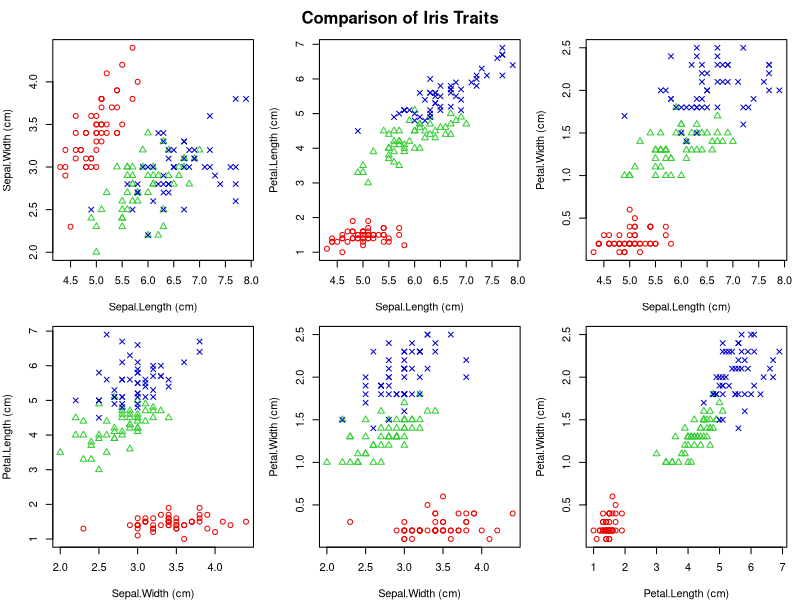
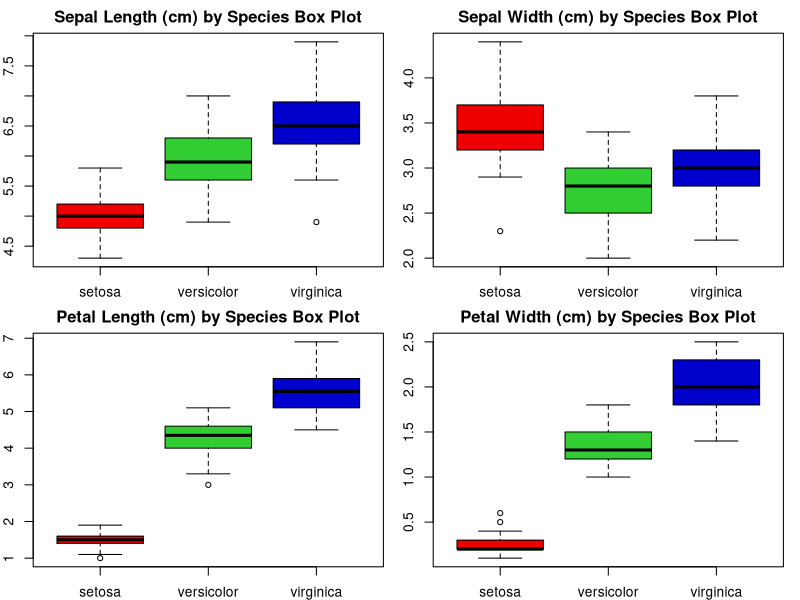
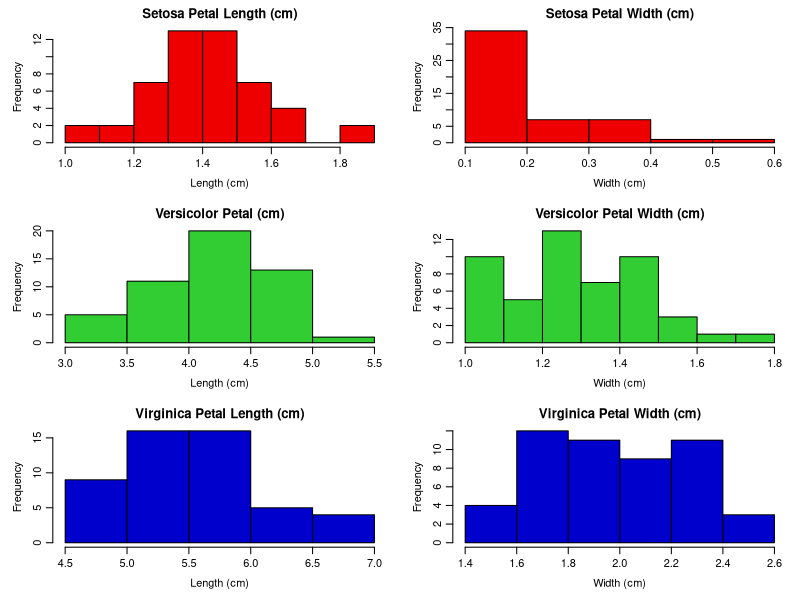

The R source for these figures, in order:
# built into R
data("iris")

speciesID <- as.numeric(as.factor(iris$Species))

# red = setosa, green = versicolor, blue = virginica
color <- c("red2", "limegreen", "mediumblue")
colorVals <- color[speciesID]

# circle, triangle, X
pchVals <- c(1, 2, 4)[speciesID]

# Graphs of pairs of traits with different colors for each species
par(mfrow = c(2, 3), mar = c(4, 4, 1, 1), oma = c(0, 0, 2, 0)) 
combinations <- combn(1:4, 2)
for(i in 1:6) {
  xCol <- combinations[1, i]
  yCol <- combinations[2, i]
  
  xLabel <- paste(names(iris)[xCol], "(cm)")
  yLabel <- paste(names(iris)[yCol], "(cm)")
  
  plot(iris[, xCol], iris[, yCol],
       col = colorVals,
       pch = pchVals,
       xlab = xLabel,
       ylab = yLabel)
}
mtext("Comparison of Iris Traits", outer = TRUE, font = 2)

# Box plots of each feature by species
par(mfrow = c(2, 2),
    mar = c(2, 2, 2, 1),
    oma = c(0, 0, 0, 0),
    mgp = c(2.5, 1, 0))
boxplot(Sepal.Length ~ Species,
        data = iris,
        main = "Sepal Length (cm) by Species Box Plot",
        col = color)
boxplot(Sepal.Width ~ Species,
        data = iris,
        main = "Sepal Width (cm) by Species Box Plot",
        col = color)
boxplot(Petal.Length ~ Species,
        data = iris,
        main = "Petal Length (cm) by Species Box Plot",
        col = color)
boxplot(Petal.Width ~ Species,
        data = iris,
        main = "Petal Width (cm) by Species Box Plot",
        col = color)

# seperate iris data set into each species
setosa <- iris[iris$Species == "setosa",]
versicolor <- iris[iris$Species == "versicolor",]
virginica <- iris[iris$Species == "virginica",]

# histogram of each feature by species
par(mfrow = c(3, 2), mar = c(4, 4, 2, 1), mgp = c(2.2, 0.7, 0))
hist(setosa$Petal.Length, 
     main = "Setosa Petal Length (cm)",
     xlab = "Length (cm)", 
     col = color[1])
hist(setosa$Petal.Width, 
     main = "Setosa Petal Width (cm)",
     xlab = "Width (cm)", 
     col = color[1])

hist(versicolor$Petal.Length, 
     main = "Versicolor Petal (cm)",
     xlab = "Length (cm)", 
     col = color[2])
hist(versicolor$Petal.Width, 
     main = "Versicolor Petal Width (cm)",
     xlab = "Width (cm)", 
     col = color[2])

hist(virginica$Petal.Length, 
     main = "Virginica Petal Length (cm)",
     xlab = "Length (cm)", 
     col = color[3])
hist(virginica$Petal.Width, 
     main = "Virginica Petal Width (cm)",
     xlab = "Width (cm)", 
     col = color[3])

# gets confidence interval of the mean for a data set 
# default significance level of .05
getMeanConfidenceInterval <- function(dataSet, sigLevel = .05) {
  
  xBar <- mean(dataSet)
  S <- sd(dataSet) 
  n <- length (dataSet)
  
  dof <- n-1 # degree of freedom
  stndErr <- S / sqrt(n)
  
  tVal <- qt(1 - (sigLevel/2), dof)
  
  lowerBound <- xBar - (tVal * stndErr)
  upperBound <- xBar + (tVal * stndErr)
  
  return (c(lowerBound, upperBound))
}

# use getMeanConfidnceInterval to find CI of petal length for each species
ptlLenCIsetosa <- getMeanConfidenceInterval(setosa$Petal.Length)
ptlLenCIversicolor <- getMeanConfidenceInterval(versicolor$Petal.Length)
ptlLenCIvirginica <- getMeanConfidenceInterval(virginica$Petal.Length)

# round to make display better
roundPLCISet <- round(ptlLenCIsetosa, 4)
roundPLCIVer <- round(ptlLenCIversicolor, 4)
roundPLCIVir <- round(ptlLenCIvirginica, 4)

# display results
print("95% Confidence Intervals for Petal Length Means:")
print(paste0("Setosa: [", roundPLCISet[1], ", ", roundPLCISet[2], "]"))
print(paste0("Versicolor: [", roundPLCIVer[1], ", ", roundPLCIVer[2], "]"))
print(paste0("Virginica: [", roundPLCIVir[1], ", ", roundPLCIVir[2], "]"))

testTwoVar <- function(dataSet1, dataSet2, sigLevel = .05) {
  
  dof1 <- length(dataSet1) - 1
  dof2 <- length(dataSet2) - 1
  
  sampleVar1 <- var(dataSet1)
  sampleVar2 <- var(dataSet2)
  
  testStatisic <- sampleVar1 / sampleVar2
  
  pLeft <- pf(testStatisic, dof1, dof2)
  pRight <- 1 - pf(testStatisic, dof1, dof2)
    
  pVal <- 2 * min(pLeft, pRight)
  
  # TRUE if variance are equal
  return (pVal > sigLevel)
}

# Tests mean1 > mean2 returns TRUE if 1 > 2
testMeanGreater <- function(dataSet1, dataSet2, sigLevel = .05) {
  
  isEqualVar <- testTwoVar(dataSet1, dataSet2)
  
  n1 <- length(dataSet1)
  xBar1 <- mean(dataSet1)
  sampleVar1 <- var(dataSet1)
  
  n2 <- length(dataSet2)
  xBar2 <- mean(dataSet2)
  sampleVar2 <- var(dataSet2)

  # observed value
  obsVal <- 0
  dof <- 0
  
  if (isEqualVar) {
    dof <- n1 + n2 - 2
    
    pooledVar <- ((n1-1)*sampleVar1 + (n2-1)*sampleVar2) / dof
    
    obsVal <- (xBar1 - xBar2) / sqrt(pooledVar*(1/n1 + 1/n2))
  }
  
  else {
    dof <- floor( (sampleVar1/n1 + sampleVar2/n2)^2 / 
                  (
                    ((sampleVar1/n1)^2) / (n1 - 1) +
                    ((sampleVar2/n2)^2) / (n2 - 1)
                  )
                )
    
    obsVal <- (xBar1 - xBar2) / sqrt(sampleVar1/n1 + sampleVar2/n2)
  }
  
  pVal <- pt(obsVal, dof, lower.tail = FALSE)
  
  return (pVal < sigLevel)
}

ptlVirGrtVer <- testMeanGreater(virginica$Petal.Length, versicolor$Petal.Length)
ptlVerGrtSet <- testMeanGreater(versicolor$Petal.Length, setosa$Petal.Length)

if (ptlVirGrtVer) {
  print("Virginica petal length greater than versicolor")
} else {
  print("Virginica petal length less than versicolor")
}

if (ptlVerGrtSet) {
  print("Versicolor petal length greater than setosa")
} else {
  print("Versicolor petal length less than setosa")
}




